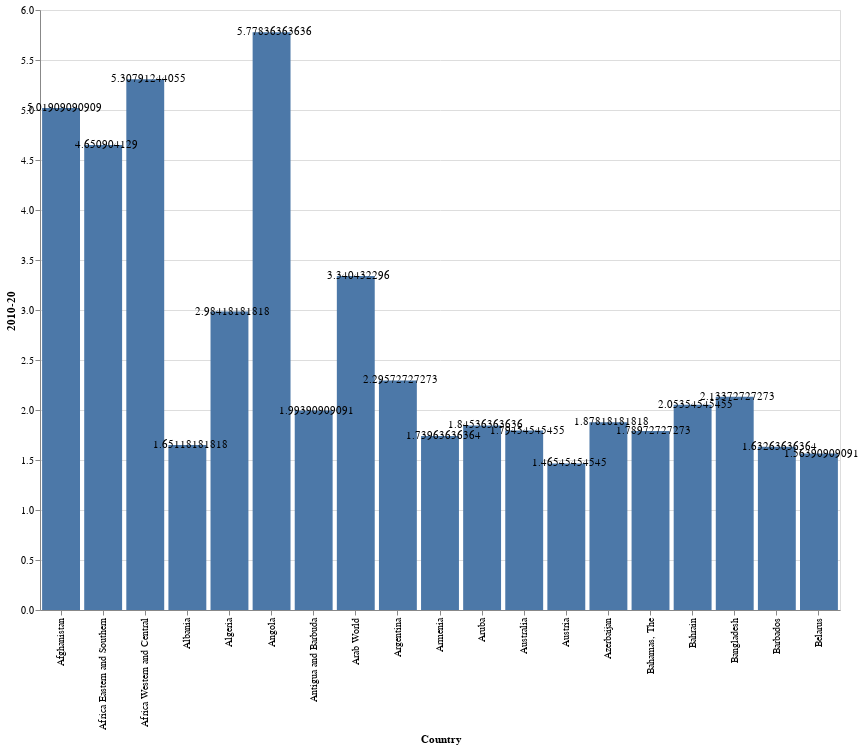

The code cell stored with this chart in its notebook:
### Code cell
bars = alt.Chart(new_df).mark_bar().encode(
    x='Country',
    y="2010-20"
)

text = bars.mark_text(
    align='center',
    baseline='middle',
    dx=3  
).encode(
    text='2010-20'
)

(bars + text).properties(height=600, width= 800)

### Figure 1 — Vega-Lite specification as saved in the notebook (floating-point values rounded to 4 significant figures)
{"config": {"view": {"continuousWidth": 400, "continuousHeight": 300}}, "layer": [{"mark": "bar", "encoding": {"x": {"field": "Country", "type": "nominal"}, "y": {"field": "2010-20", "type": "quantitative"}}}, {"mark": {"type": "text", "align": "center", "baseline": "middle", "dx": 3}, "encoding": {"text": {"field": "2010-20", "type": "quantitative"}, "x": {"field": "Country", "type": "nominal"}, "y": {"field": "2010-20", "type": "quantitative"}}}], "data": {"name": "data-ca50b961d8d1cc653f47b937e1484154"}, "height": 600, "width": 800, "$schema": "https://vega.github.io/schema/vega-lite/v4.17.0.json", "datasets": {"data-ca50b961d8d1cc653f47b937e1484154": [{"Country": "Afghanistan", "Code": "AFG", "1960-69": 7.45, "1970-79": 7.45, "1980-89": 7.456, "1990-99": 7.559, "2000-09": 6.901, "2010-20": 5.019, "Average Birth": 6.972, "Change Over Time": -32.63}, {"Country": "Africa Eastern and Southern", "Code": "AFE", "1960-69": 6.773, "1970-79": 6.785, "1980-89": 6.55, "1990-99": 5.91, "2000-09": 5.34, "2010-20": 4.651, "Average Birth": 6.001, "Change Over Time": -31.33}, {"Country": "Africa Western and Central", "Code": "AFW", "1960-69": 6.518, "1970-79": 6.781, "1980-89": 6.749, "1990-99": 6.288, "2000-09": 5.845, "2010-20": 5.308, "Average Birth": 6.248, "Change Over Time": -18.56}, {"Country": "Albania", "Code": "ALB", "1960-69": 5.829, "1970-79": 4.308, "1980-89": 3.311, "1990-99": 2.623, "2000-09": 1.836, "2010-20": 1.651, "Average Birth": 3.26, "Change Over Time": -71.67}, {"Country": "Algeria", "Code": "DZA", "1960-69": 7.637, "1970-79": 7.4, "1980-89": 5.914, "1990-99": 3.617, "2000-09": 2.544, "2010-20": 2.984, "Average Birth": 5.016, "Change Over Time": -60.92}, {"Country": "Angola", "Code": "AGO", "1960-69": 7.066, "1970-79": 7.477, "1980-89": 7.43, "1990-99": 6.965, "2000-09": 6.467, "2010-20": 5.778, "Average Birth": 6.864, "Change Over Time": -18.22}, {"Country": "Antigua and Barbuda", "Code": "ATG", "1960-69": 4.183, "1970-79": 2.854, "1980-89": 2.089, "1990-99": 2.137, "2000-09": 2.095, "2010-20": 1.994, "Average Birth": 2.559, "Change Over Time": -52.33}, {"Country": "Arab World", "Code": "ARB", "1960-69": 7.016, "1970-79": 6.674, "1980-89": 5.884, "1990-99": 4.539, "2000-09": 3.599, "2010-20": 3.34, "Average Birth": 5.175, "Change Over Time": -52.39}, {"Country": "Argentina", "Code": "ARG", "1960-69": 3.072, "1970-79": 3.248, "1980-89": 3.133, "1990-99": 2.795, "2000-09": 2.435, "2010-20": 2.296, "Average Birth": 2.83, "Change Over Time": -25.28}, {"Country": "Armenia", "Code": "ARM", "1960-69": 4.049, "1970-79": 2.844, "1980-89": 2.546, "1990-99": 2.116, "2000-09": 1.672, "2010-20": 1.74, "Average Birth": 2.495, "Change Over Time": -57.04}, {"Country": "Aruba", "Code": "ABW", "1960-69": 3.944, "1970-79": 2.581, "1980-89": 2.335, "1990-99": 2.082, "2000-09": 1.795, "2010-20": 1.845, "Average Birth": 2.43, "Change Over Time": -53.21}, {"Country": "Australia", "Code": "AUS", "1960-69": 3.139, "1970-79": 2.352, "1980-89": 1.882, "1990-99": 1.825, "2000-09": 1.84, "2010-20": 1.795, "Average Birth": 2.139, "Change Over Time": -42.84}, {"Country": "Austria", "Code": "AUT", "1960-69": 2.693, "1970-79": 1.877, "1980-89": 1.531, "1990-99": 1.442, "2000-09": 1.389, "2010-20": 1.465, "Average Birth": 1.733, "Change Over Time": -45.58}, {"Country": "Azerbaijan", "Code": "AZE", "1960-69": 5.711, "1970-79": 4.28, "1980-89": 3.111, "1990-99": 2.406, "2000-09": 1.921, "2010-20": 1.878, "Average Birth": 3.218, "Change Over Time": -67.11}, {"Country": "Bahamas, The", "Code": "BHS", "1960-69": 4.095, "1970-79": 3.268, "1980-89": 2.856, "1990-99": 2.481, "2000-09": 1.912, "2010-20": 1.79, "Average Birth": 2.734, "Change Over Time": -56.3}, {"Country": "Bahrain", "Code": "BHR", "1960-69": 7.056, "1970-79": 5.697, "1980-89": 4.404, "1990-99": 3.237, "2000-09": 2.483, "2010-20": 2.054, "Average Birth": 4.155, "Change Over Time": -70.9}, {"Country": "Bangladesh", "Code": "BGD", "1960-69": 6.854, "1970-79": 6.792, "1980-89": 5.568, "1990-99": 3.821, "2000-09": 2.752, "2010-20": 2.134, "Average Birth": 4.654, "Change Over Time": -68.87}, {"Country": "Barbados", "Code": "BRB", "1960-69": 3.936, "1970-79": 2.507, "1980-89": 1.857, "1990-99": 1.736, "2000-09": 1.771, "2010-20": 1.633, "Average Birth": 2.24, "Change Over Time": -58.52}, {"Country": "Belarus", "Code": "BLR", "1960-69": 2.377, "1970-79": 2.184, "1980-89": 2.059, "1990-99": 1.524, "2000-09": 1.332, "2010-20": 1.564, "Average Birth": 1.84, "Change Over Time": -34.21}]}}
